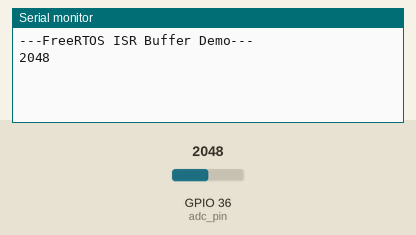
The sketch below on a simulated ESP32. On the bench: the last lines printed to the serial monitor. Inputs (shaded band) come from the test bench; at power-on: GPIO 36 (adc_pin) = 2048.

Above: at 2.2 s.
2.3 s: GPIO 36 (adc_pin) set to 2866
At 3.4 s:
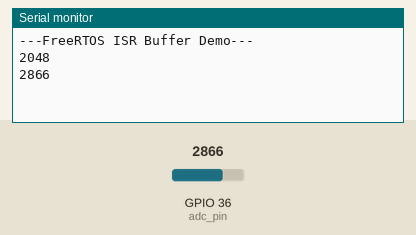
3.8 s: GPIO 36 (adc_pin) set to 3603
At 4.8 s:
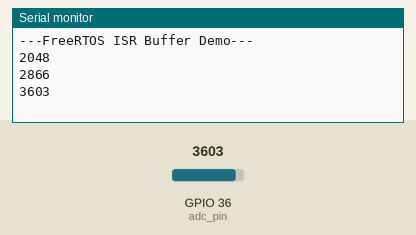
Timing chart, 0 to 6.8 s (numbered marks = the images above; inputs shaded):
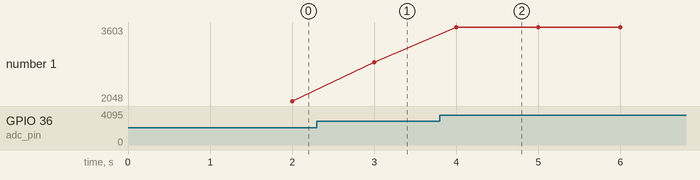

Measured:
- after the input at 2.3 s, the serial monitor: prints a new line after 0.70 s (image 1)
- after the input at 3.8 s, the serial monitor: prints a new line after 0.20 s (image 2)
- plotted number 1: 2048 → 2866 after the input at 2.3 s, 2866 → 3603 after the input at 3.8 s

The sketch:

part9-demo-isr-semaphore.ino
```cpp
// (licence header left out)
// You'll likely need this on vanilla FreeRTOS
//#include <semphr.h>

// Use only core 1 for demo purposes
#if CONFIG_FREERTOS_UNICORE
  static const BaseType_t app_cpu = 0;
#else
  static const BaseType_t app_cpu = 1;
#endif

// Settings
// static const uint16_t timer_divider = 80; // old version: Count at 1 MHz
static const uint32_t timer_freq = 1e6; // 1 MHz frequency
static const uint64_t timer_max_count = 1e6; // 1e6 * 1 MHz = 1 s

// Pins
static const int adc_pin = A0;

// Globals
static hw_timer_t *timer = NULL;
static volatile uint16_t val;
static SemaphoreHandle_t bin_sem = NULL;

//*****************************************************************************
// Interrupt Service Routines (ISRs)

// This function executes when timer reaches max (and resets)
// Interrupt handler
void IRAM_ATTR onTimer() {
  // To detect if a higher-priority task is unblocked in ISR
  BaseType_t task_woken = pdFALSE;

  // Perform action (read from ADC)
  val = analogRead(adc_pin);

  // Give semaphore to tell task that new value is ready
  xSemaphoreGiveFromISR(bin_sem, &task_woken);

  // Exit from ISR (Vanilla FreeRTOS)
  //portYIELD_FROM_ISR(task_woken);

  // Exit from ISR (ESP-IDF)
  if (task_woken) {
    portYIELD_FROM_ISR();
  }
}

//*****************************************************************************
// Tasks

// Wait for semaphore and print out ADC value when received
// Deffered Task
void printValues(void *parameters) {

  // Loop forever, wait for semaphore, and print value
  while (1) {
    xSemaphoreTake(bin_sem, portMAX_DELAY);
    Serial.println(val);
  }
}

//*****************************************************************************
// Main (runs as its own task with priority 1 on core 1)

void setup() {

  // Configure Serial
  Serial.begin(115200);

  // Wait a moment to start (so we don't miss Serial output)
  vTaskDelay(1000 / portTICK_PERIOD_MS);
  Serial.println();
  Serial.println("---FreeRTOS ISR Buffer Demo---");

  // Create semaphore before it is used (in task or ISR)
  bin_sem = xSemaphoreCreateBinary();

  // Force reboot if we can't create the semaphore
  if (bin_sem == NULL) {
    Serial.println("Could not create semaphore");
    ESP.restart();
  }

  // Start task to print out results (higher priority!)
  xTaskCreatePinnedToCore(printValues,
                          "Print values",
                          1024,
                          NULL,
                          2,              // Higher priority for the deferred task
                          NULL,
                          app_cpu);

  // Create and start timer (frequence)
  timer = timerBegin(timer_freq);
  if (timer == NULL) return;

  // Attach the interrupt handler (timer, function)
  timerAttachInterrupt(timer, &onTimer);

  // At what count should ISR trigger (timer, alarm_value, autoreload, reload_count)
  timerAlarm(timer, timer_max_count, true, 0);
}

void loop() {
  // Do nothing, forever
}
```
